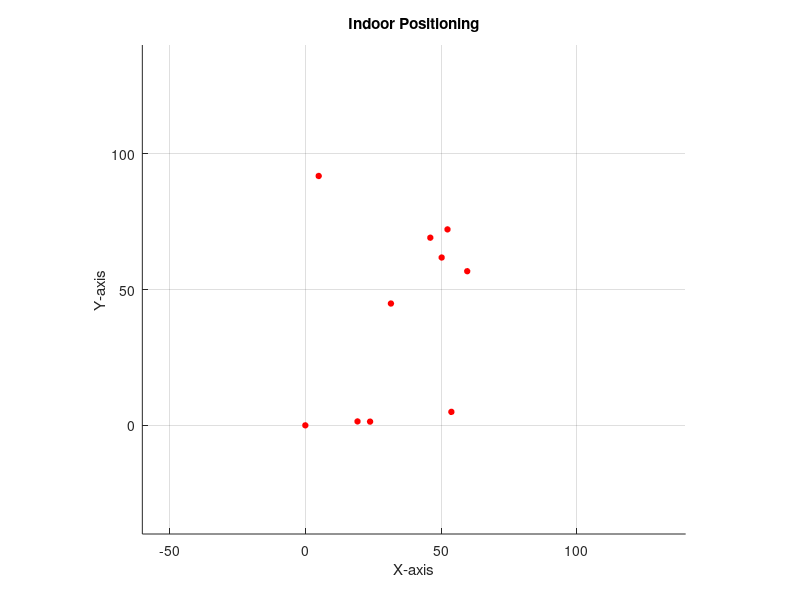

Write the MATLAB code that produced this figure. (Note: this script raises an error after producing the figure.)
% Fixed transmitter coordinates (commented out)
% transmitter_coords_fixed = [
%     0, 0;
%     30, 50;
%     50, 70;
%     70, 30;
%     90, 50;
%     70, 10
% ];

%{
    Currently, running the program will only display two lines 
    and the positions of 10 receivers on the graph.

    The blue line represents the connection of S (receiver).
    The green line represents the connection of the simulation result.

    If you want to view other icons on the figure, you can find the
    corresponding plot command and uncomment it. :)
%}

% Generate random fixed transmitter coordinates
% This creates a 6x2 matrix of random coordinates within a 100x100 area.
clear;
transmitter_coords_fixed = rand(10, 2) * 100;
transmitter_coords_fixed(1,1) = 0;
transmitter_coords_fixed(1,2) = 0;
% Create a new figure for plotting
figure;
hold on;
% Set the x and y axis limits for the plot
xlim([-60, 140]);
ylim([-40, 140]);

% Add labels to the transmitters (commented out)
% The text function would label each point with P_1, P_2, etc.
% text(transmitter_coords_fixed(:,1), transmitter_coords_fixed(:,2), ...
%     {'P_1'; 'P_2'; 'P_3'; 'P_4'; 'P_5'; 'P_6'}, ...
%     'VerticalAlignment','bottom','HorizontalAlignment','right');

% Plot the fixed transmitter coordinates as red circles
% 'ro' specifies red circles, 'MarkerSize', 4 sets the size, 
% and 'MarkerFaceColor', 'r' fills the circles with red color.
plot(transmitter_coords_fixed(:,1), transmitter_coords_fixed(:,2), ...
     'ro', 'MarkerSize', 4, 'MarkerFaceColor', 'r');
hold off;

% Label the x and y axes, and add a title to the plot
xlabel('X-axis');
ylabel('Y-axis');
title('Indoor Positioning');
grid on;
% Ensure the aspect ratio is equal so that distances are represented accurately
axis equal;

% Calculate Si, which might be the coordinates of some reference points
% based on the transmitter coordinates (the function is assumed to be predefined)
Si = calculate_Si(transmitter_coords_fixed);
disp("Si");
disp(Si);

% Calculate di, which could be the distances between points (function assumed predefined)
di = calculate_di(transmitter_coords_fixed, Si);
disp("di");
disp(di);

% Given x and y values for some known points
% These might represent coordinates of certain transmitters or points of interest
x_values = transmitter_coords_fixed(:,1);
y_values = transmitter_coords_fixed(:,2);

% Calculate the number of known points
N = length(x_values);

% Extract and display the distances of the first transmitter to all Si points
% This creates a 12x1 vector to store the distances
d1 = zeros(12, 1);
for i = 1:12
    d1(i) = di(1, i);
end

disp("d1");
disp(d1);

% Plot circles based on distances di(7, 1) to di(7, 6) (commented out)
% This would create dashed circles around each transmitter position
% hold on;
% theta = linspace(0, 2*pi, 100);
% for i = 1:6
%     x_circle = di(i, 7) * cos(theta) + transmitter_coords_fixed(i, 1);
%     y_circle = di(i, 7) * sin(theta) + transmitter_coords_fixed(i, 2);
%     plot(x_circle, y_circle, 'k:', 'LineWidth', 1); % Black dashed circle with increased thickness
% end
% hold off;

% Initialize a 12xN matrix to store ci values
ci = zeros(12, N);
% Calculate ci values for each pair of points
for i = 1:12
    for j = 1:N
        ci(i, j) = (x_values(j)^2 + y_values(j)^2 - di(j, i).^2 + d1(i).^2);
    end
end
disp("ci");
disp(ci);

% Initialize variables to store sums for each set of ci
sum_xicj = zeros(12, 1);
sum_yicj = zeros(12, 1);

% Calculate matrix elements for later use
sum_xj2 = sum(x_values(2:end).^2);
sum_yj2 = sum(y_values(2:end).^2);
sum_xiyj = sum(x_values(2:end) .* y_values(2:end));

% Calculate vector elements for each set of ci
for i = 1:12
%     disp("strat");
%     disp(x_values(2:end)');
%     disp(ci(i,2:end));
%     disp(x_values(2:end)'.*ci(i,2:end));
%     disp(sum(x_values(2:end).*ci(i,2:end)));
%     disp("end")
    sum_xicj(i) = sum(x_values(2:end)'.*ci(i,2:end));
    sum_yicj(i) = sum(y_values(2:end)'.*ci(i,2:end));
end

% Construct the matrices and vectors for solving linear equations
A = zeros(2, 2, 12);
b = zeros(12, 2);
for i = 1:12
    A(:,:,i) = [sum_xj2, sum_xiyj; sum_xiyj, sum_yj2];
    b(i, :) = [sum_xicj(i); sum_yicj(i)];
end

% Calculate the results for each set of ci
% Using the formula result = 0.5 * inv(A) * b
result = zeros(2, 12);
for i = 1:12
    result(:,i) = 0.5 * inv(A(:,:,i)) * b(i, :)';
end

% Display the results for each set of ci
disp('Results for each set of ci:');
for i = 1:12
    fprintf('Set %d: x = %f, y = %f\n', i, result(1, i), result(2, i));
end

% Plot the resulting points
hold on;
for i = 1:12
    % plot(result(1, i), result(2, i), 'gx', 'MarkerSize', 10, 'LineWidth', 2); % Green crosses for result points
    % text(result(1, i), result(2, i)-2, sprintf('S_r%d', i), 'VerticalAlignment', 'top', 'HorizontalAlignment', 'center'); % Label the points
    % Connect all result points with green lines
    plot(result(1, :), result(2, :), 'g-x'); % Green lines connecting result points
    % Plot lines connecting Si and result points
    % plot([Si(i, 1), result(1, i)], [Si(i, 2), result(2, i)], 'r-'); % Red lines
end
hold off;

% Calculate distances (radius of the circles)
% This computes the Euclidean distance between each Si and the corresponding result point
distances = zeros(12, 1);
for i = 1:12
    distances(i) = sqrt(sum((Si(i, :) - result(:, i)').^2));
end
disp(distances);

hold on;